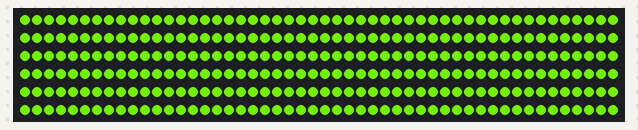
Bench run of a sketch on a simulated Arduino Uno, built with avr-gcc and run on an emulated ATmega328P. Shown: 300 RGB LEDs in strip order, left to right, continuing on the next row. Dim RGB values are drawn brighter than linear; random numbers use the default seed unless the sketch sets one.

Above: at 0.16 s.
At 4.01 s:
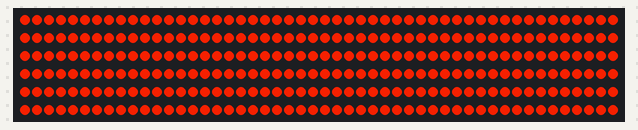
At 9.77 s:
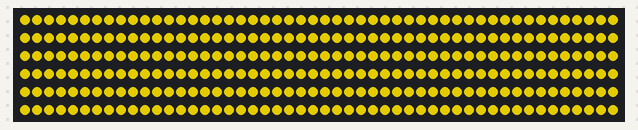
At 20.01 s:
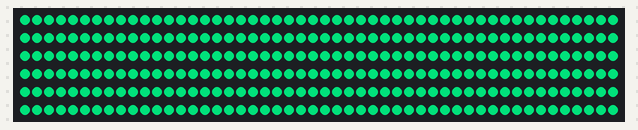
At 30.26 s:
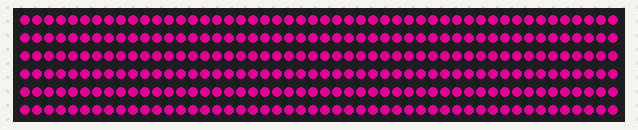
At 39.85 s:
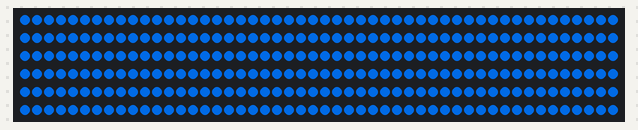

The sketch:

strobe.ino
```cpp
#include <FastLED.h>

#define PIN 6
#define N 300
#define DELAY 20

CRGB strip[N];
CRGB color;

void setup() {
  FastLED.addLeds<NEOPIXEL, PIN>(strip, N);

  color = CRGB(0,0,255);
  randomSeed(analogRead(0));
}

void loop() {
  color = CHSV(random8(), 255, 255);
  for(int i = 0; i < 300; i++) {
    strip[i] = color;
  }
  FastLED.show();
  delay(DELAY);

  for(int i = 0; i < 300; i++) {
    strip[i] = CRGB::Black;
  }
  FastLED.show();
  delay(DELAY);
}
```
